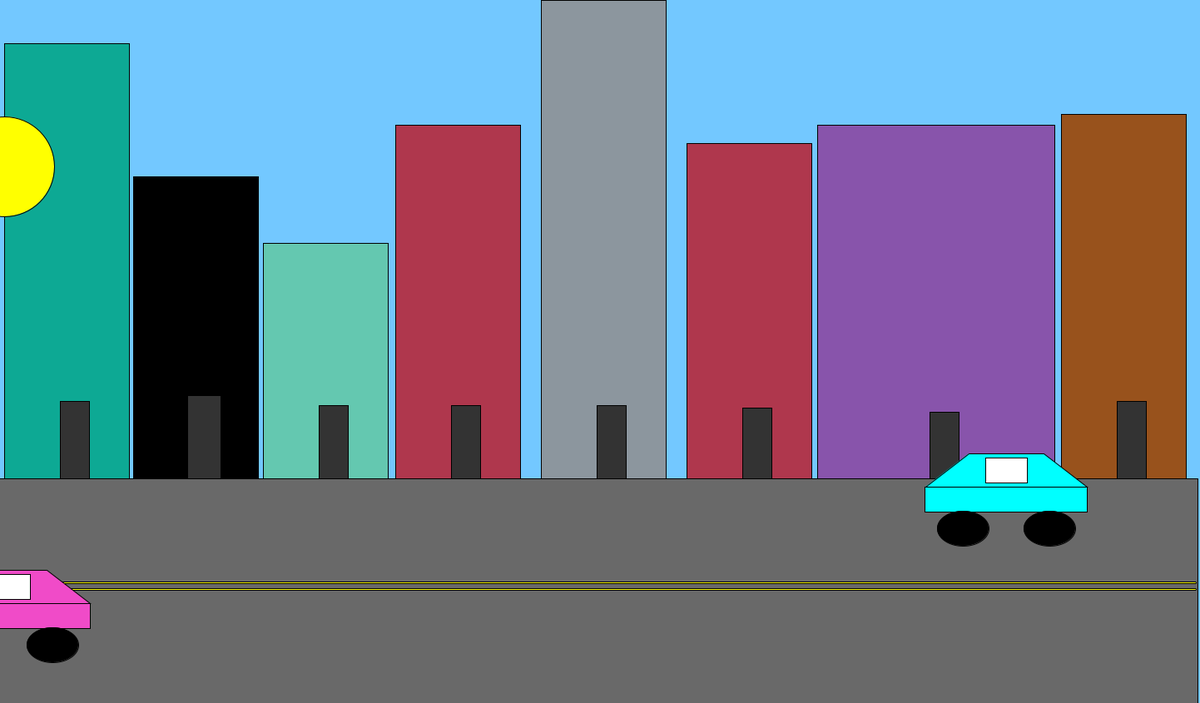
Frame 1 (no input)
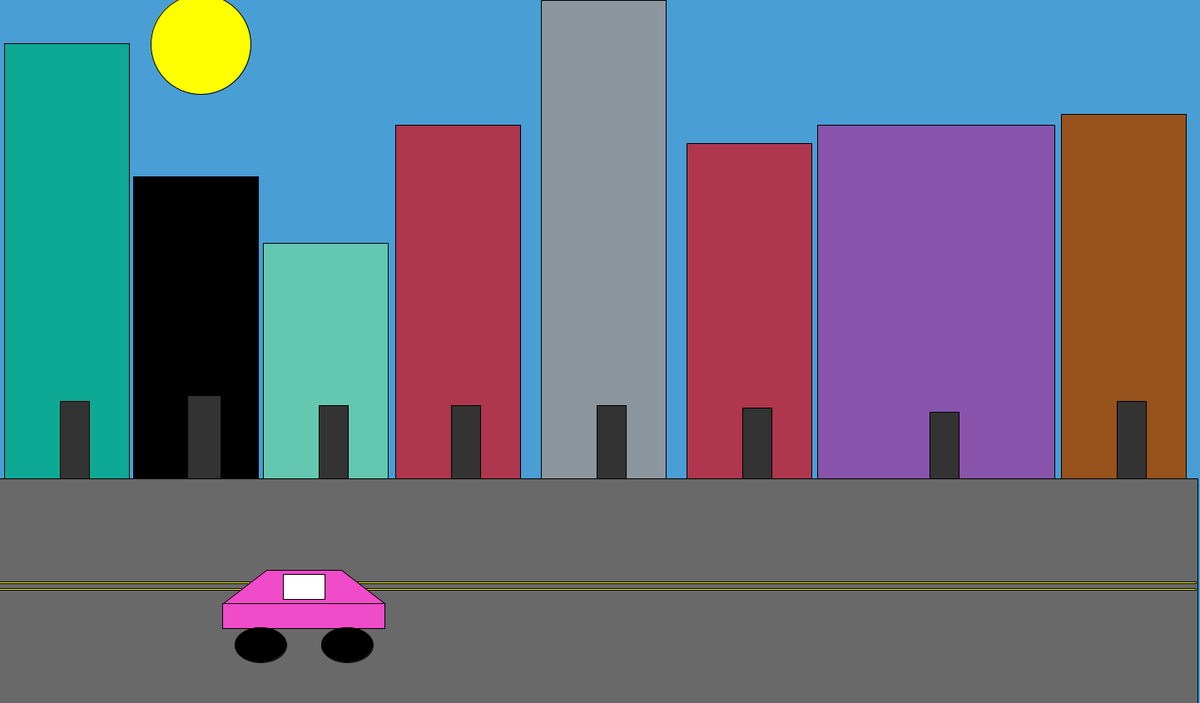
Frame 60 (the mouse pressed at the canvas centre just before this capture)
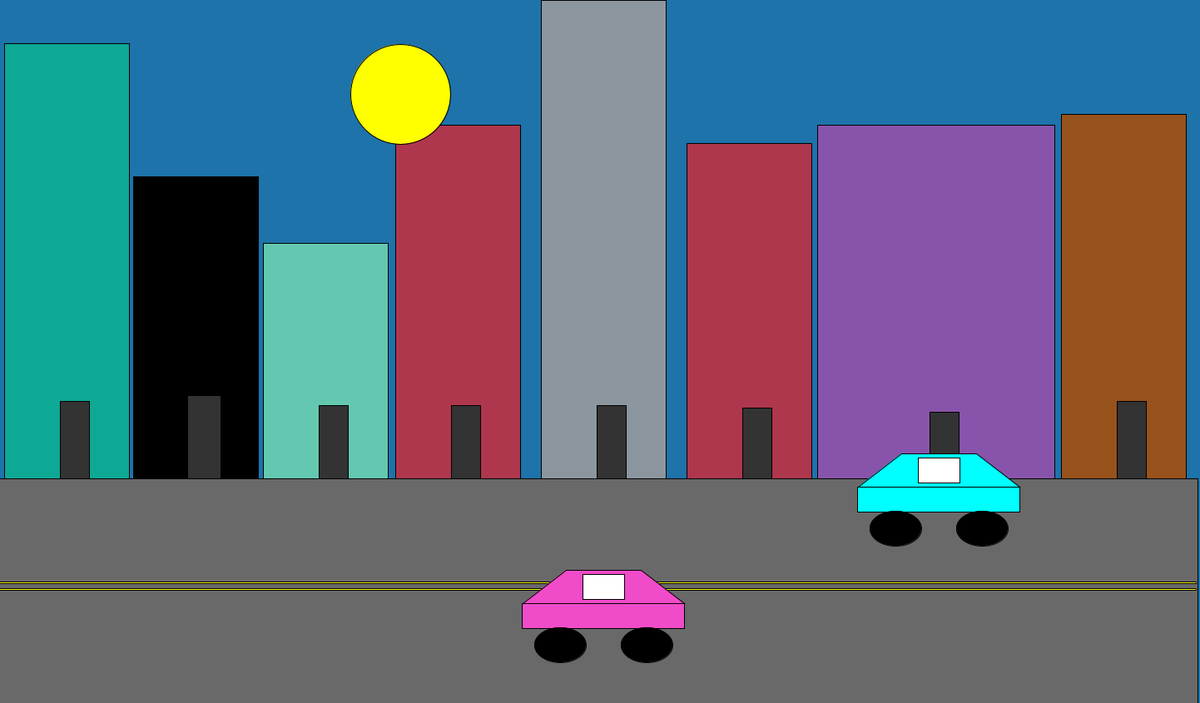
Frame 120 (the mouse held since frame 60 and released just before this capture)

The Processing sketch that drew these frames (run headless with seeded random() and noise(); from frame 60 on, the mouse is pressed at the canvas centre):

// Processing sketch: City_project
// ── City_project.pde
Building1 building1;
Building2 building2;
Building3 building3;
Building4 building4;
Building5 building5;
Building6 building6;
Building7 building7;
Building8 building8;
Road1 road1;
Car car1;
sun sun1;
Stars stars;
Car2 car2;
float timer;
float timerb;
float timerg;
float timerr;
int daylightcounter;


void setup(){
  size(1442,845);
  timer = 0;
  timerb = 255;
  timerg = 200;
  timerr = 115;
  daylightcounter = 0;
  
  //The numbers represent the values of (x,y,w,h,dx) in that order
  building1 = new Building1(80,315,150,525,0);
  building2 = new Building2(235,400,150,375,0);
  building3 = new Building3(1350,400,150,525,0);
  building4 = new Building4(391,450,150,315,0);
  building5 = new Building5(550,450,150,600,0);
  building6 = new Building6(725,450,150,900,0);
  building7 = new Building7(900,450,150,555,0);
  building8 = new Building8(1125,450,285,600,0);
  //This class is the gray part of the road in my city
  road1 = new Road1(85,725,2708,300,10,200,105,105);
  //Car #1 that will be on the road
  car1 = new Car(5,740,50,30,6);
  car2 = new Car2(1200,600,50,30,9);
  sun1 = new sun(5,200,75,75,3,-1,255,255,0);
  stars = new Stars(10,10,30,30,255,255,255);
}

void draw(){
  //This changes the background of the city to a blue sky like color
  background(timerr,timerg,timerb);
  if (daylightcounter == 0){
  timerr += -0.708;
  timerg += -0.708;
  timerb += -0.708;
  if (timerb < 0){
    daylightcounter = 1;
  }
  
  }
  else if (daylightcounter == 1){
  timerr += 0.708;
  timerg += 0.708;
  timerb += 0.708;
  if (timerb > 255){
    daylightcounter = 0;
  }
  }
  building1.drawBuilding1();
  building2.drawBuilding2();
  building3.drawBuilding3();
  building4.drawBuilding4();
  building5.drawBuilding5();
  building6.drawBuilding6();
  building7.drawBuilding7();
  building8.drawBuilding8();
  road1.drawRoad1();
  car1.drawCar();
  car2.drawCar2();
  if (daylightcounter == 1){
    fill(255);
    sun1.drawsun();
  }
  else if (daylightcounter == 0){
    fill(255,255,0);
    sun1.drawsun();
  }
    if (daylightcounter ==1){
      fill(255);
      stars.drawStars();
    }
    else if (daylightcounter == 0){
    
  }
}

// ── Building1.pde
class Building1{
  int x;
  int y;
  int w;
  int h;
  int dx;
  int r;
  int g;
  int b;

  Building1(int startingX, int startingY, int startingW, int startingH, int startingDx){
    x = startingX;
    y = startingY;
    w = startingW;
    h = startingH;
    dx = startingDx;
  }
  void drawBuilding1(){
    fill(13,169,148);
    rectMode(CENTER);
    rect(x,y,w,h,dx,r,g,b);
    fill(255,255,255);
    tint(10,100,10);
    fill(51,51,51);
    rect(x+10,y+215,w-115,h-430,dx,r,g,b);
    fill(255,255,255);
  }
}
  
    

// ── Building2.pde
class Building2{
  int x;
  int y;
  int w;
  int h;
  int dx;
  int r;
  int g;
  int b;
  
  Building2(int startingX, int startingY, int startingW, int startingH, int startingDx){
    x = startingX;
    y = startingY;
    w = startingW;
    h = startingH;
    dx = startingDx;
  }
  void drawBuilding2(){
    fill(r,g,b);
    rectMode(CENTER);
    rect(x,y,w,h,dx,r,g,b);
    tint(10,100,10);
    fill(51,51,51);
    rect(x+10,y+125,w-110,h-275,dx,r,g,b);
  }
}

// ── Building3.pde
class Building3{
  int x;
  int y;
  int w;
  int h;
  int dx;
  int r;
  int g;
  int b;
  
  Building3(int startingX, int startingY, int startingW, int startingH, int startingDx){
    x = startingX;
    y = startingY;
    w = startingW;
    h = startingH;
    dx = startingDx;
  }
  void drawBuilding3(){
    fill(152,82,28);
    rectMode(CENTER);
    rect(x,y,w,h,dx,r,g,b);
    fill(150,150,150);
    tint(10,100,10);
    fill(51,51,51);
    rect(x+10,y+215,w-115,h-260,dx,r,g,b);
    fill(255,255,255);
  }
}

// ── Building4.pde
class Building4{
  int x;
  int y;
  int w;
  int h;
  int dx;
  int r;
  int g;
  int b;
  
  Building4(int startingX, int startingY, int startingW, int startingH, int startingDx){
    x = startingX;
    y = startingY;
    w = startingW;
    h = startingH;
    dx = startingDx;
  }
  void drawBuilding4(){
    fill(100,200,176);
    rectMode(CENTER);
    rect(x,y,w,h,dx,r,g,b);
    fill(150,150,150);
    tint(10,100,10);
    fill(51,51,51);
    rect(x+10,y+215,w-115,h+40,dx,r,g,b);
    fill(255,255,255);
  }
}

// ── Building5.pde
class Building5{
  int x;
  int y;
  int w;
  int h;
  int dx;
  int r;
  int g;
  int b;
  
  Building5(int startingX, int startingY, int startingW, int startingH, int startingDx){
    x = startingX;
    y = startingY;
    w = startingW;
    h = startingH;
    dx = startingDx;
  }
  void drawBuilding5(){
    fill(175,55,77);
    rectMode(CENTER);
    rect(x,y,w,h,dx,r,g,b);
    fill(150,150,150);
    tint(10,100,10);
    fill(51,51,51);
    rect(x+10,y+215,w-115,h-245,dx,r,g,b);
    fill(255,255,255);
  }
}

// ── Building6.pde
class Building6{
  int x;
  int y;
  int w;
  int h;
  int dx;
  int r;
  int g;
  int b;

  Building6(int startingX, int startingY, int startingW, int startingH, int startingDx){
    x = startingX;
    y = startingY;
    w = startingW;
    h = startingH;
    dx = startingDx;
  }
  void drawBuilding6(){
    fill(140,150,158);
    rectMode(CENTER);
    rect(x,y,w,h,dx,r,g,b);
    fill(255,255,255);
    tint(10,100,10);
    fill(51,51,51);
    rect(x+10,y+215,w-115,h-545,dx,r,g,b);
    fill(255,255,255);
  }
}

// ── Building7.pde
class Building7{
  int x;
  int y;
  int w;
  int h;
  int dx;
  int r;
  int g;
  int b;
  
  Building7(int startingX, int startingY, int startingW, int startingH, int startingDx){
    x = startingX;
    y = startingY;
    w = startingW;
    h = startingH;
    dx = startingDx;
  }
  void drawBuilding7(){
    fill(175,55,77);
    rectMode(CENTER);
    rect(x,y,w,h,dx,r,g,b);
    fill(150,150,150);
    tint(10,100,10);
    fill(51,51,51);
    rect(x+10,y+215,w-115,h-205,dx,r,g,b);
    fill(255,255,255);
  }
}

// ── Building8.pde
class Building8{
  int x;
  int y;
  int w;
  int h;
  int dx;
  int r;
  int g;
  int b;
  
  Building8(int startingX, int startingY, int startingW, int startingH, int startingDx){
    x = startingX;
    y = startingY;
    w = startingW;
    h = startingH;
    dx = startingDx;
  }
  void drawBuilding8(){
    fill(136,84,171);
    rectMode(CENTER);
    rect(x,y,w,h,dx,r,g,b);
    fill(150,150,150);
    tint(10,100,10);
    fill(51,51,51);
    rect(x+10,y+215,w-250,h-260,dx,r,g,b);
    fill(255,255,255);
  }
}

// ── Car1.pde
class Car{
  int x,y,w,h,dx;
  int r; 
  int g;
  int b;
  
  Car(int startingX, int startingY, int startingW, int startingH, int startingDx){
    x = startingX;
    y = startingY;
    w = startingW;
    h = startingH;
    r = 240;
    g = 75;
    b = 200;
    dx = startingDx;
  }
  
  //This code enforces an "if___than___" statement, allowing for the car to travel and bounce off of the screen
  void drawCar(){
    x = x + dx;
    if(x > 1700){
      dx = -dx;
    }
    if(x < -150){
      dx = -dx;
    }
    fill(r,g,b);
    rectMode(CENTER);
    rect(x,y,195,h);
    quad(x-97,y-15,x-45,y-55,x+45,y-55,x+97,y-15);
    
    //This fill command, allows for the car's wheels to turn black
    fill(0,0,0);
    ellipse(x-52,y+35,w+12,h+12);
    ellipse(x+52,y+35,w+12,h+12);
    fill(255,255,255);
    tint(255, 127);
    rect(x,y-35,w,h);
  }
}

// ── Car2.pde
class Car2{
  int x,y,w,h,dx;
  int r; 
  int g;
  int b;
  
  Car2(int startingX, int startingY, int startingW, int startingH, int startingDx){
    x = startingX;
    y = startingY;
    w = startingW;
    h = startingH;
    r = 240;
    g = 75;
    b = 200;
    dx = startingDx;
  }
  
  //This code enforces an "if___than___" statement, allowing for the car to travel and bounce off of the screen
  void drawCar2(){
    x = x + dx;
    if(x > 1700){
      dx = -dx;
    }
    if(x < -135){
      dx = -dx;
    }
    fill(0,255,255);
    rectMode(CENTER);
    rect(x,y,195,h);
    quad(x-97,y-15,x-45,y-55,x+45,y-55,x+97,y-15);
    
    //This fill command, allows for the car's wheels to turn black
    fill(0,0,0);
    ellipse(x-52,y+35,w+12,h+12);
    ellipse(x+52,y+35,w+12,h+12);
    fill(255,255,255);
    tint(255, 127);
    rect(x,y-35,w,h);
  }
}

// ── Road1.pde
class Road1{
  int x;
  int y;
  int w; 
  int h;
  int dx;
  int r;
  int g;
  int b;
  
  Road1(int startingX, int startingY, int startingW, int startingH, int startingDx, int startingR, int startingG, int startingB){
    x = startingX;
    y = startingY;
    w = startingW;
    h = startingH;
    dx = startingDx;
  }
  void drawRoad1(){
    fill(105,105,105);
    rectMode(CENTER);
    rect(x,y,w,h,dx,r,g,b);
    fill(255,255,0);
    rect(150,700,2575,2,dx,255,255,0);
    rect(150,708,2575,2,dx,255,255,b);
  }
}

// ── Sun.pde
class sun{
  color sunColor;
  int x;
  int y;
  int w; 
  int h;
  int dx;
  int dy;
  int r;
  int g;
  int b;
  
  sun(int startingX, int startingY, int startingW, int startingH, int startingDx, int startingDy, int startingR, int startingG, int startingB){
    x = startingX;
    y = startingY;
    w = startingW;
    h = startingH;
    dx = startingDx;
    dy = startingDy;
    r = startingR;
    b = startingB;
    g = startingG;
  }
  void drawsun(){
  ellipse(x,y,120,120);
   //this is how i did it 
    x=x+dx;
    y=y+dy;
    // Make the sun rise and set
  x+=1;
  if (x > width) {
    x=0;
  }
  if (y > height) {
    y=0;
  }
  if (y < 0 || y > height) {
    dy *= -3/2;
  }
  if (x < 30) {
    y=0;
  }
}
}

// ── Timer.pde
class Timer
{
  float Time;
  
  Timer(float set)//constructor when you create a new Timer
  {
    Time = set;
  }
  float getTime()//Returns the current time
  {
    return(Time);
  }
 void setTime(float set)// Set the timer to whatever you put as your temporary variable
 {
   Time = set;
 }
 void countUp()//Update the timer by counting up. This needs to be called within the void draw() to work.
 {
   Time += 1/frameRate;
 }
 void countDown()//Update the timer by counting down. This needs to be called within the void draw() to work.
 {
   Time -= 1/frameRate;
 }
}

// ── stars.pde
class Stars{
  int x;
  int y;
  int w;
  int h;
  int r;
  int g;
  int b;
  
  Stars(int startingX, int startingY, int startingW, int startingH, int startingR, int startingG, int startingB){
    x = startingX;
    y = startingY;
    w = startingW;
    h = startingH;
    r = startingR;
    b = startingB;
    g = startingG;
  }
  void drawStars(){
    ellipse(1370,100,30,30);
    ellipse(1430,30,30,30);
    ellipse(1310,30,30,30);
    ellipse(1250,100,30,30);
    ellipse(1190,30,30,30);
    ellipse(1130,100,30,30);
    ellipse(1070,30,30,30);
    ellipse(1010,100,30,30);
    ellipse(950,30,30,30);
    ellipse(890,100,30,30);
    ellipse(830,30,30,30);
    ellipse(630,30,30,30);
    
  }
}
  
